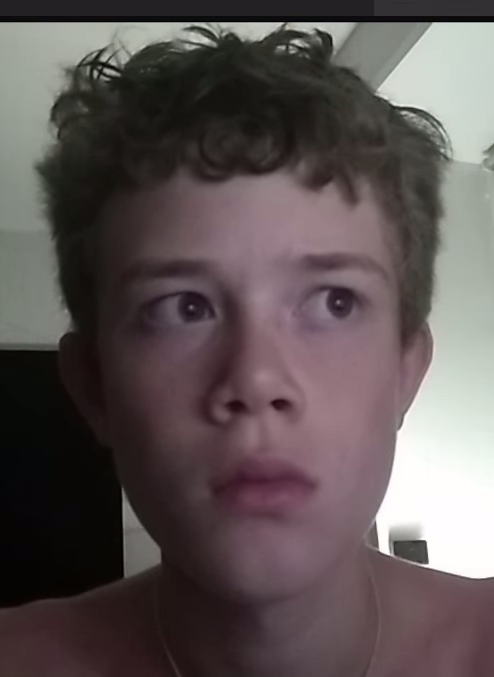
#> input picture frame 394 of face_module/test_vids/calm68.webm, 494 x 677 px, given in place of 10.mp4, which was not available
$ python get_photos.py   (older library calls are emulated)
#> lines starting #> are read from the running program, lines starting #| are printed output that depends on the picture; pictures that were not available may be replaced by others from this repository, and a replacement may not be noted
import cv2
import random

def is_sharp_frame(frame, threshold=100):
    """
    Проверка кадра на резкость с использованием дисперсии Лапласа.
    Если значение дисперсии больше или равно порогу, кадр считается чётким.
    """
    gray = cv2.cvtColor(frame, cv2.COLOR_BGR2GRAY)
    laplacian_var = cv2.Laplacian(gray, cv2.CV_64F).var()
    return laplacian_var >= threshold, laplacian_var

def get_random_sharp_frame(cap, start_frame, end_frame, threshold=100, max_attempts=20):
    """
    Поиск случайного чёткого кадра в диапазоне [start_frame, end_frame).
    Проводится не более max_attempts попыток. Если ни один кадр не проходит порог,
    возвращается тот, у которого наибольшее значение дисперсии.
    """
    attempts = 0
    best_variance = 0
    best_frame = None
    best_index = None
    attempted_indices = set()
    frame_range = end_frame - start_frame

    while attempts < max_attempts and len(attempted_indices) < frame_range:
        random_index = random.randint(start_frame, end_frame - 1)
        if random_index in attempted_indices:
            continue
        attempted_indices.add(random_index)
        cap.set(cv2.CAP_PROP_POS_FRAMES, random_index)
        ret, frame = cap.read()
        if not ret:
            continue
        is_sharp, var = is_sharp_frame(frame, threshold)
        if is_sharp:
            return frame, random_index, var
        if var > best_variance:
            best_variance = var
            best_frame = frame
            best_index = random_index
        attempts += 1

    # Если ни один кадр не удовлетворил порог, возвращаем лучший найденный вариант
    return best_frame, best_index, best_variance

def get_sharp_frames_from_video(video_path = 'upload/10.mp4'):
    # Основной блок
#> called with video_path = 'upload/10.mp4'
    cap = cv2.VideoCapture(video_path)
    if not cap.isOpened():
        print("Ошибка открытия видео файла.")
        exit()

    frame_count = int(cap.get(cv2.CAP_PROP_FRAME_COUNT))
    print("Всего кадров:", frame_count)

    # Делим видео на три равные части
    section_size = frame_count // 3
    results = {}
    threshold = 100    # Порог для определения резкости
    max_attempts = 20  # Максимальное число попыток поиска в каждой части

    for i in range(3):
        start = i * section_size
        # Для первых двух частей - фиксированный размер, для третьей - до конца файла
        end = (i + 1) * section_size if i < 2 else frame_count
        frame, index, var = get_random_sharp_frame(cap, start, end, threshold, max_attempts)
        if frame is not None:
            results[f'part_{i+1}'] = {'frame': frame, 'index': index, 'variance': var}
            print(f"Часть {i+1}: найден кадр с индексом {index}, дисперсия = {var:.2f}")
        else:
            print(f"Часть {i+1}: не найден чёткий кадр.")
#> this loop made 2 passes
#> (var, index) on pass 1: (80.04, 97)
#> (printed output is left out)
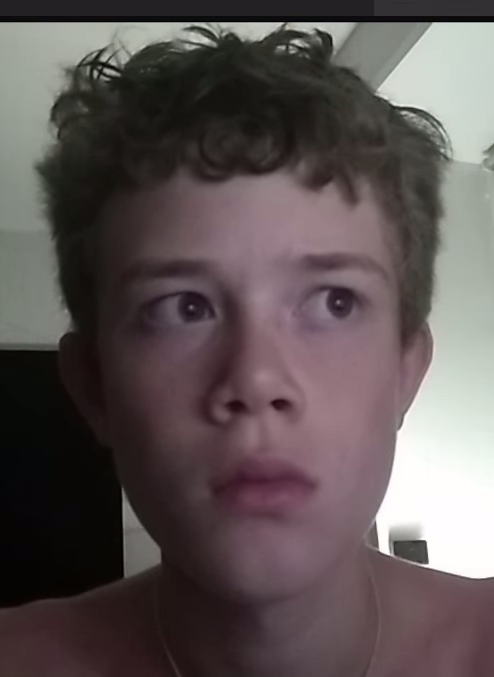
#> input picture frame 394 of face_module/test_vids/calm68.webm, 494 x 677 px, given in place of 10.mp4, which was not available
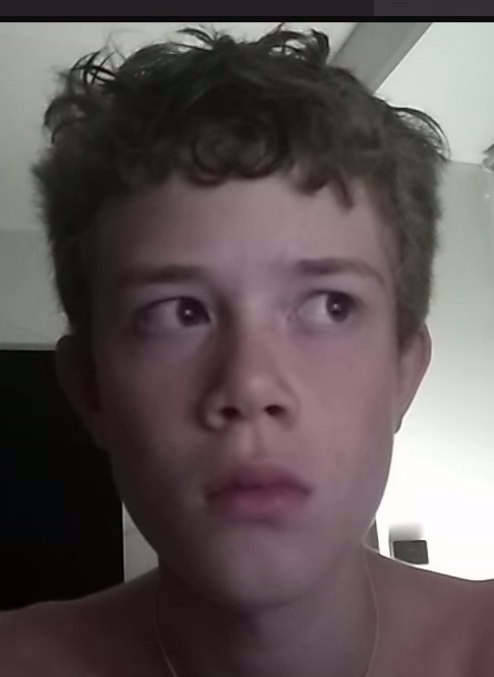
#> input picture frame 366 of face_module/test_vids/calm68.webm, 494 x 677 px, given in place of 10.mp4, which was not available
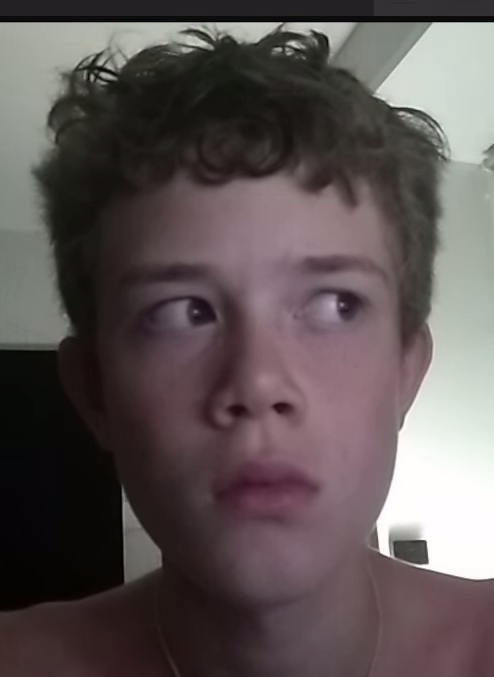
#> input picture frame 597 of face_module/test_vids/calm68.webm, 494 x 677 px, given in place of 10.mp4, which was not available
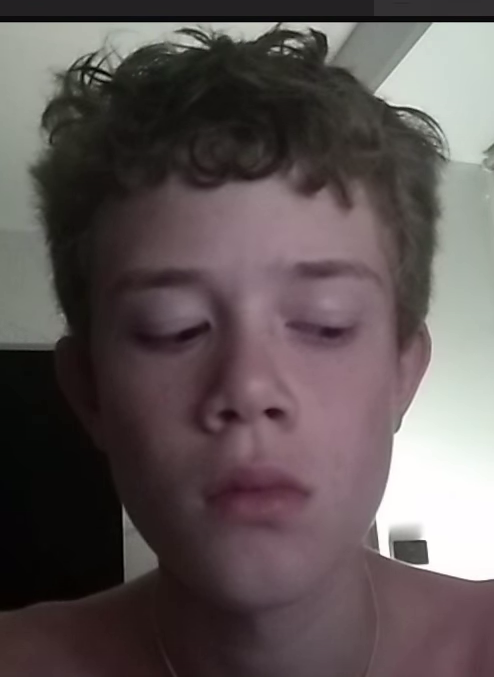
#> input picture frame 223 of face_module/test_vids/calm68.webm, 494 x 677 px, given in place of 10.mp4, which was not available
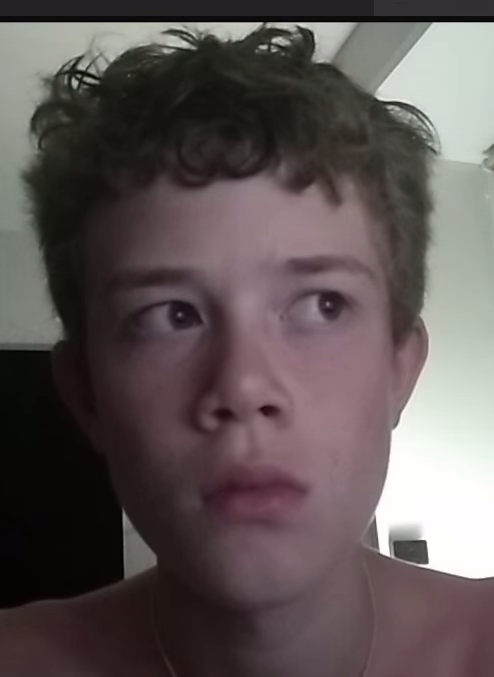
#> input picture frame 288 of face_module/test_vids/calm68.webm, 494 x 677 px, given in place of 10.mp4, which was not available
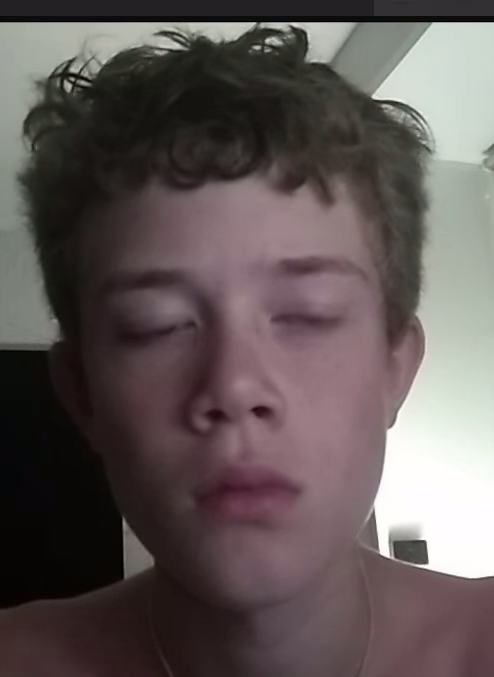
#> input picture frame 97 of face_module/test_vids/calm68.webm, 494 x 677 px, given in place of 10.mp4, which was not available
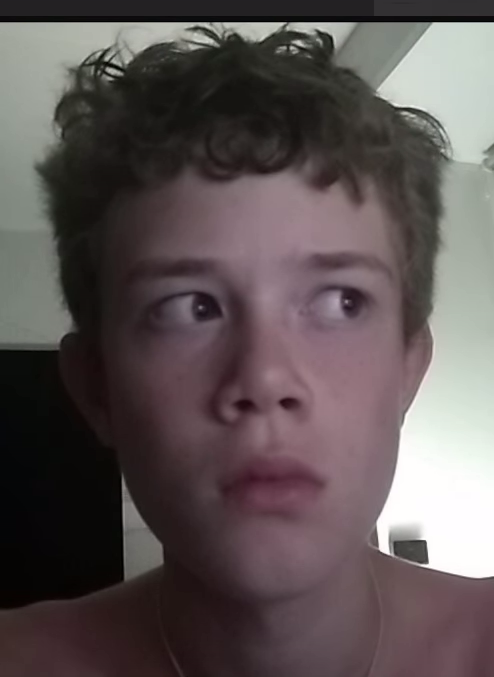
#> input picture frame 633 of face_module/test_vids/calm68.webm, 494 x 677 px, given in place of 10.mp4, which was not available
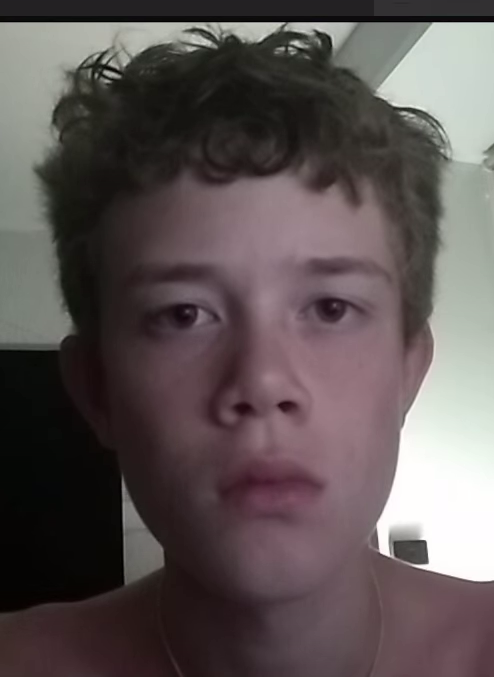
#> input picture frame 1053 of face_module/test_vids/calm68.webm, 494 x 677 px, given in place of 10.mp4, which was not available
#> after the loop, results = 1 item

    cap.release()
    # print(results.items())
    return [x[1]['frame'] for x in results.items()]


if __name__ == "__main__":
    f1, f2, f3 = get_sharp_frames_from_video()
    cv2.imshow("1",f1)
    cv2.waitKey(0)
    cv2.destroyAllWindows()

    cv2.imshow("1",f2)
    cv2.waitKey(0)
    cv2.destroyAllWindows()

    cv2.imshow("1",f3)
    cv2.waitKey(0)
    cv2.destroyAllWindows()

$ run again, starting later in the video
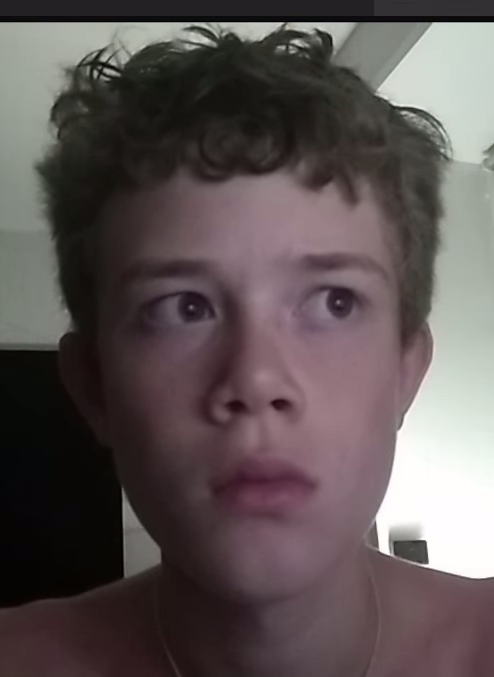
#> input picture frame 394 of face_module/test_vids/calm68.webm, 494 x 677 px, given in place of 10.mp4, which was not available
#> the loop in get_sharp_frames_from_video, `for i in range(3):` made 2 passes
#> (var, index) on pass 1: (80.04, 97)
#> (printed output is left out)
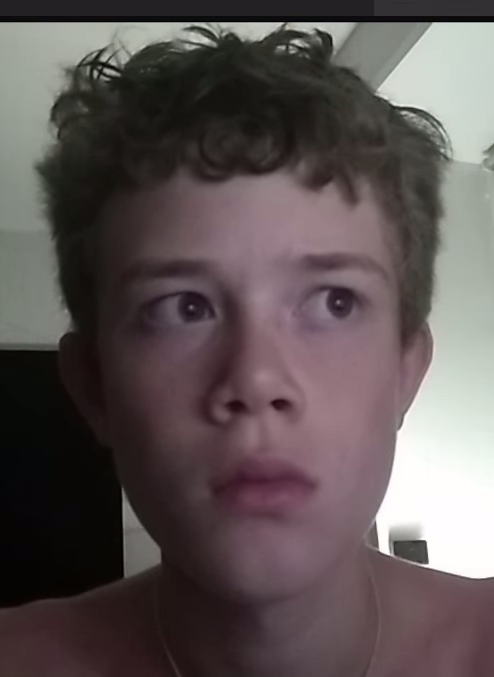
#> input picture frame 394 of face_module/test_vids/calm68.webm, 494 x 677 px, given in place of 10.mp4, which was not available
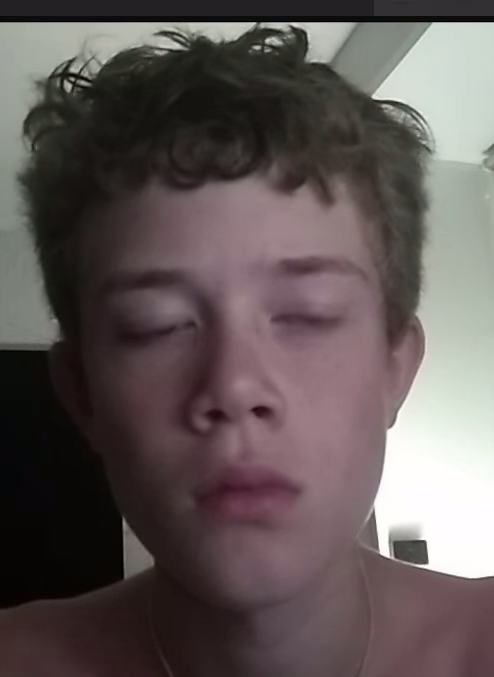
#> input picture frame 97 of face_module/test_vids/calm68.webm, 494 x 677 px, given in place of 10.mp4, which was not available
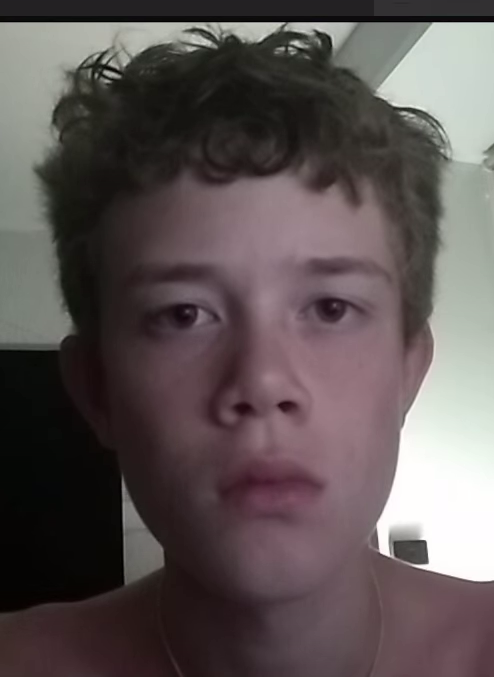
#> input picture frame 1053 of face_module/test_vids/calm68.webm, 494 x 677 px, given in place of 10.mp4, which was not available
#> after the loop in get_sharp_frames_from_video, `for i in range(3):`: results = 1 item
